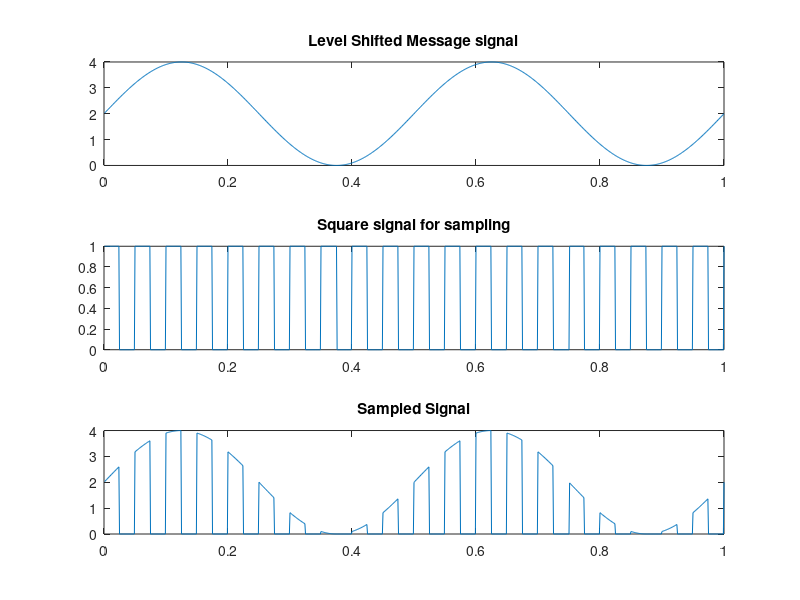
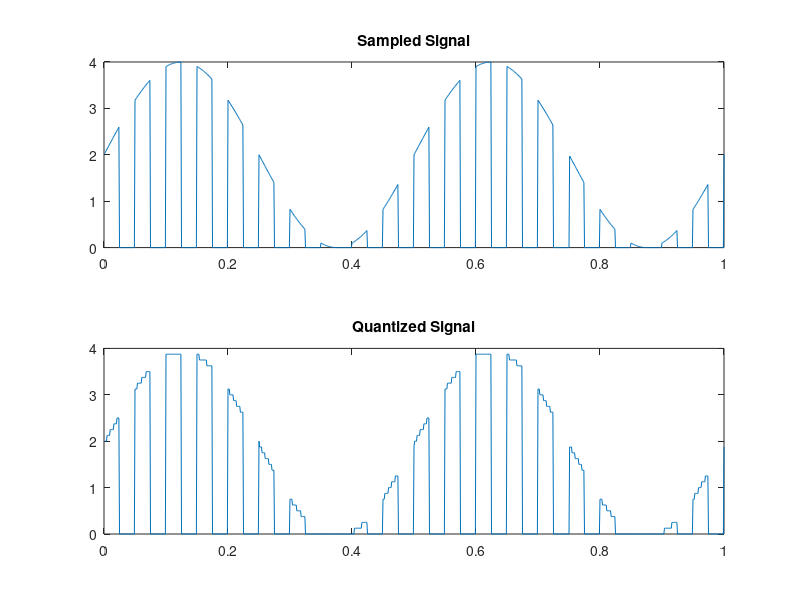
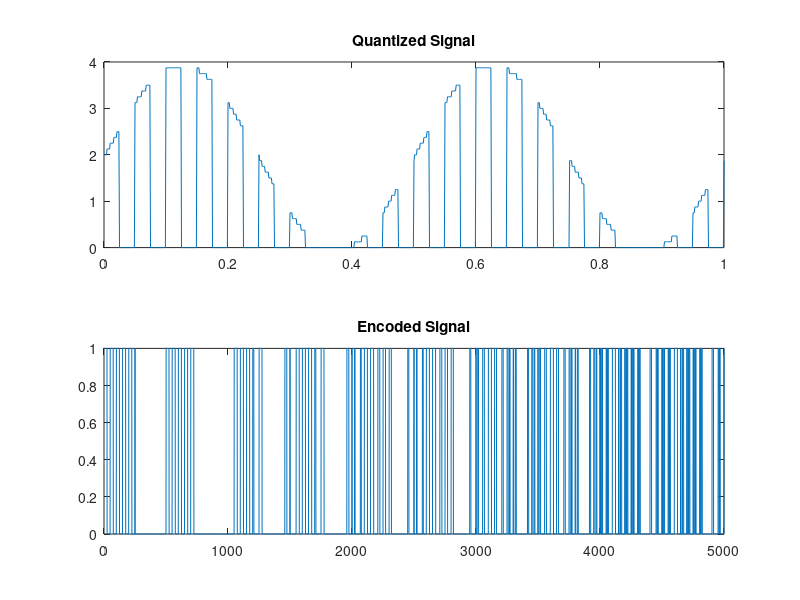
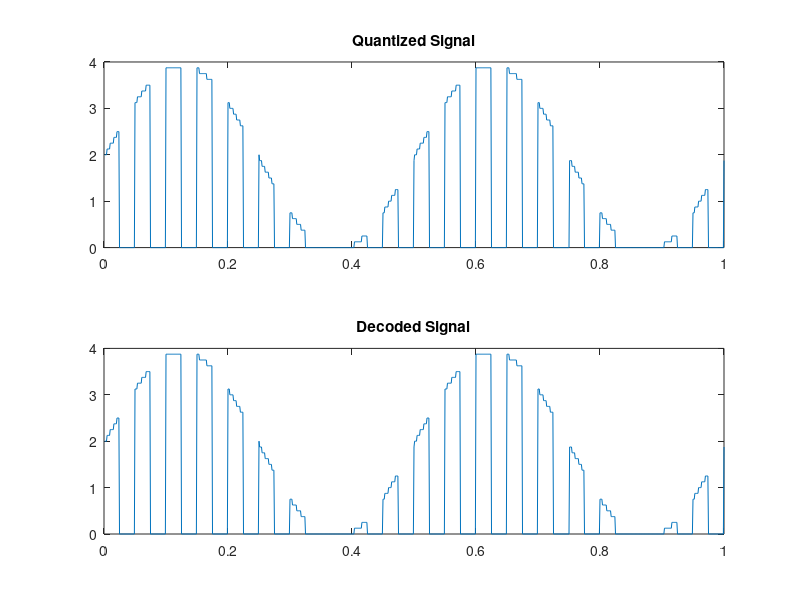

Source code (MATLAB) for these figures, in order: (Note: this script raises an error after producing the figures.)

clc;
close all;
clear all;
 n=input('Enter number of bits');
 L=2.^n;%no of levels
 fm=2;fs=10*fm;
 
 a=2;
 t=0.001:0.001:1;
x=a*sin(2*pi*fm*t);
x1=x+a;
subplot(3,1,1);plot(t,x1);title('Level Shifted Message signal');
sq=square(2*pi*fs*t);
sq=(sq+1)./2;
subplot(3,1,2);plot(t,sq);title('Square signal for sampling');
 
samp=sq.*x1;
samp_1=zeros(1,length(samp));
subplot(3,1,3);plot(t,samp);title('Sampled Signal');
 
%quantization
ss=4/L;
X=linspace(0,4,L+1)
for d=1:L
for i=1:length(t)
      if samp(i)>=X(d) && samp(i)<=X(d+1)
          samp_1(i)=X(d);
      end
 end
end
 
figure;
subplot(2,1,1);plot(t,samp);title('Sampled Signal');
subplot(2,1,2);plot(t,samp_1);title('Quantized Signal');
 
%indexing for the purpose of encoding
index=zeros(1,length(t));
for i=1:length(t)
     index(i)=(samp_1(i)-0)/(ss);  %index=(sampled signal-Vmin)/(stepsize)
end
 
%encoding
en=de2bi(index,'left-msb');
figure;
en_1=en(:)';
subplot(2,1,1);plot(t,samp_1);title('Quantized Signal');
subplot(2,1,2);plot(en_1);title('Encoded Signal'); 
 
%decoding
de=bi2de(en,'left-msb');
de_1=(de*ss)+0;     %because 0 is vmin in this case
figure;
subplot(2,1,1);plot(t,samp_1);title('Quantized Signal');
subplot(2,1,2);plot(t,de_1);title('Decoded Signal');
 
%reverse operation of level shifting
de_2=de_1-a;
figure;
plot(t,x,'red',t,de_2,'blue');title('Original and Retrieved Signal');
legend('Original Signal','Retrieved Signal');
 
%design of filter
Wn=6*fm/1000;
figure;
[z,p]=butter(2,Wn,'Low');
f=filter(z,p,de_2);
 
[z_1,p_1]=butter(4,Wn,'Low');
f_1=filter(z_1,p_1,de_2);
 
[z_2,p_2]=butter(6,Wn,'Low');
f_2=filter(z_2,p_2,de_2);
 
plot(t,f,'green',t,f_1,'red',t,f_2,'blue');
title('Signals recovered for different order of Butterworth lpf');
legend('Response of order 2','Response of order 4','Response of order 6');






